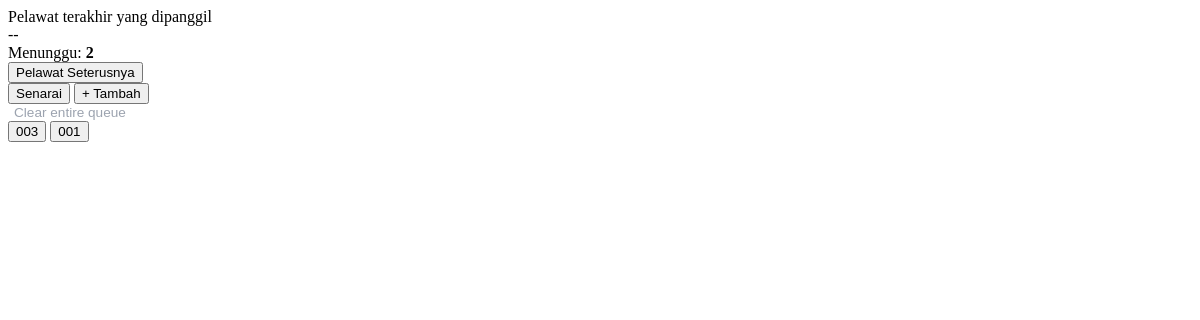
/q/f82be756-b7cb-47ea-92f2-cf70536af39c/updates/, run on an earlier commit of the app's database.
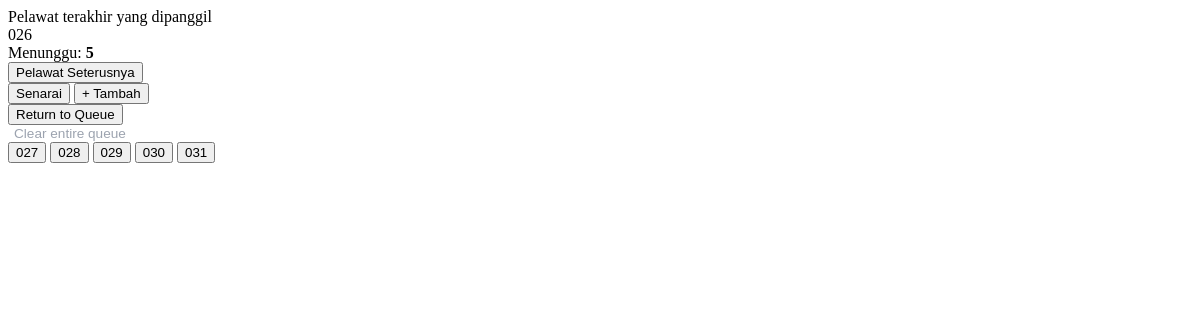
And on a later commit of the database.
### queues/models.py (models this page shows, shortened)
class Visitor(models.Model):
    queue = models.ForeignKey(Queue, on_delete=models.CASCADE, related_name='visitors')
    name = models.CharField(max_length=100)
    number = models.IntegerField() # Nombor giliran (101, 102...)
    joined_at = models.DateTimeField(auto_now_add=True)
    STATUS_CHOICES = [
        ('WAITING', 'Waiting'),
        ('SERVING', 'Serving'),
        ('COMPLETED', 'Completed'),
    ]
    status = models.CharField(max_length=20, choices=STATUS_CHOICES, default='WAITING')
    is_returned = models.BooleanField(default=False)
    is_invited = models.BooleanField(default=False)
    SERVICE_CHOICES = [
        ('A', 'Pendaftaran'),
        ('B', 'Pembayaran'),
        ('C', 'Pertanyaan'),
    ]
    service_type = models.CharField(max_length=1, choices=SERVICE_CHOICES, default='A')

### queues/views.py (the view)
# urls.py: path('q/<slug:slug>/updates/', views.get_admin_updates, name='get_admin_updates'),
def get_admin_updates(request, slug):
    queue = get_object_or_404(Queue, slug=slug)
    current_serving = Visitor.objects.filter(queue=queue, status='SERVING').first()
    all_waiting_visitors = Visitor.objects.filter(queue=queue, status='WAITING') \
                                          .order_by('is_returned', 'id')
    waiting_count = all_waiting_visitors.count()
    next_visitor = all_waiting_visitors.first()
    context = {
        'queue': queue,
        'current_serving': current_serving,
        'all_waiting_visitors': all_waiting_visitors,
        'waiting_count': waiting_count,
        'next_visitor': next_visitor,
    }
    return render(request, 'queues/partials/admin_board.html', context)

### queues/templates/queues/partials/admin_board.html
<div id="status-card-area" class="status-card" hx-swap-oob="true">
    <div class="status-label">Pelawat terakhir yang dipanggil</div>
    <div class="status-number" id="display-number">
        {% if current_serving %}
            {{ current_serving.number|stringformat:"03d" }}
        {% else %}
            --
        {% endif %}
    </div>
    <div class="status-sub">
        Menunggu: <strong>{{ waiting_count }}</strong>
    </div>
</div>
<div id="controls-area" class="controls-area" hx-swap-oob="true">
    {% if next_visitor %}
        <button
    hx-get="{% url 'call_next' queue.slug %}"
    hx-swap="none"
    class="btn-app btn-primary-app">
    Pelawat Seterusnya
</button>
    {% else %}
        <a href="#" class="btn-app btn-primary-app disabled" style="background-color: #d1d5db; box-shadow: none; pointer-events: none;">
            Tiada Pelawat
        </a>
    {% endif %}
    <div class="action-grid">
        <button onclick="openNumberModal()" class="btn-app btn-secondary-app">Senarai</button>
        <button onclick="openAddModal()" class="btn-app btn-secondary-app">+ Tambah</button>
    </div>
    {% if current_serving %}
    <button onclick="showConfirmModal('{{ current_serving.id }}', '{{ current_serving.number|stringformat:'03d' }}')" class="btn-app btn-secondary-app text-danger border-danger">
        Return to Queue
    </button>
    {% endif %}
    <div class="text-center mt-2">
        <button onclick="openRemoveModal()" style="background:none; border:none; color:#9ca3af; font-size:0.85rem; cursor:pointer;">
            Clear entire queue
        </button>
    </div>
</div>
<div class="visitor-grid pt-3" id="visitor-list-grid" hx-swap-oob="true">
    {% for v in all_waiting_visitors %}
        <button onclick="selectVisitor(this, '{{ v.id }}', '{{ v.number|stringformat:"03d" }}')" class="btn-num">
            {{ v.number|stringformat:"03d" }}
        </button>
    {% empty %}
        <div class="text-center text-muted w-100 py-4" style="grid-column: span 4;">
            Q kosong
        </div>
    {% endfor %}
</div>

What changed in the data, as far as the page shows it:
removed Visitor: number "003"
removed Visitor: number "001"
added Visitor: number "026"
added Visitor: number "027"
added Visitor: number "028"
added Visitor: number "029"
added Visitor: number "030"
added Visitor: number "031"
Also different on the page:
{{ waiting_count }}: "2" → "5"
text now shown: "Return to Queue"
